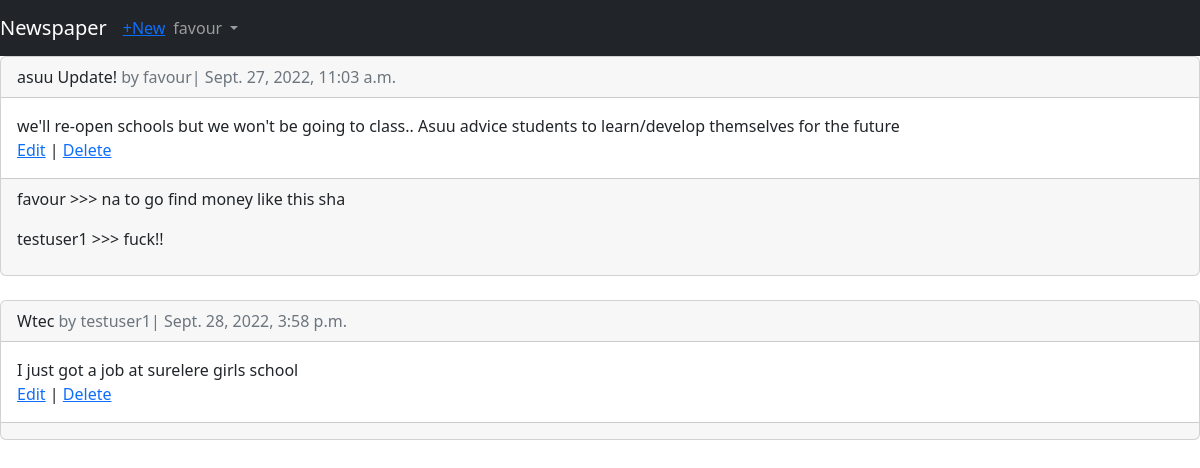
Page /articles/ (signed in) on the committed database.
### accounts/models.py (models this page shows)
class CustomUser(AbstractUser):
    age = models.PositiveBigIntegerField(null=True, blank=True)

### articles/models.py (models this page shows, shortened)
class Article(models.Model):
    title = models.CharField(max_length=225)
    body = models.TextField()
    date = models.DateTimeField(auto_now_add=True)
    author = models.ForeignKey(
        get_user_model(), on_delete=models.CASCADE
    )

class Comment(models.Model):
    article = models.ForeignKey(Article, on_delete=models.CASCADE,
        related_name='comments')
    comment = models.CharField(max_length=150)
    author = models.ForeignKey(
        get_user_model(), on_delete=models.CASCADE,
    )
    def __str__(self):
        return self.comment

### articles/views.py (the view)
# urls.py: path('', ArticleListView.as_view(), name='article_list'),
class ArticleListView(LoginRequiredMixin, ListView):
    model = Article
    template_name = 'article_list.html'

### templates/article_list.html (shortened to what this page needs)
{% extends 'base.html' %}
{% block content %}
    {% for article in object_list %}
        <div class="card">
            <div class="card-header">
                <span class="font-weight-bold">{{ article.title }}</span>
                <span class="text-muted">by {{ article.author }}| {{ article.date }}</span>
            </div>
            <div class="card-body">
                {{ article.body }}<br>
                <a href="{% url "article_edit" article.pk %}">Edit</a>  |
                <a href="{% url "article_delete" article.pk %}">Delete</a>
            </div>
            <div class="card-footer">
                {% for comment in article.comments.all %}
                    <p>
                        <span class="font-weight-bold">
                            {{ comment.author }} <span> >>></span>
                         </span>
                        {{ comment }}
                    </p>
                {% endfor %}
            </div>
        </div>
        <br>
    {% endfor %}
{% endblock content %}

### templates/base.html (shortened to what this page needs)
<!DOCTYPE html>
{% load static %}
<html lang="en">
<head>
    <link href="https://cdn.jsdelivr.net/npm/bootstrap@5.2.0/dist/css/bootstrap.min.css" rel="stylesheet">
</head>
<body>
    <nav class="navbar navbar-expand-lg navbar-dark bg-dark">
        <a class="navbar-brand" href="{% url 'home' %}">Newspaper</a>
        {% if user.is_authenticated %}
            <ul class="navbar-nav mr-auto">
                <li class="nav-item">
                    <a href="{% url 'article_create' %}">+New</a>
                </li>
            </ul>
        {% endif %}
        <div class="collapse navbar-collapse" id="navbarSupportedContent">
            {% if user.is_authenticated %}
                <ul class="navbar-nav ml-auto">
                    <li class="nav-item">
                        <a class="nav-link dropdown-toggle" href="#"id="navbarDropdown" role="button" data-toggle="dropdown"
                        aria-haspopup="true" aria-expanded="false">
                            {{ user.username }}
                        </a>
                    </li>
                </ul>
            {% else %}
                <form class="form-inline ml-auto">
                    <a href="{% url 'login' %}" class="btn btn-outline-secondary">Log In</a>
                    <a href="{% url 'signup' %}" class="btn btn-primary ml-2">Sign up</a>
                </form>
            {% endif %}
        </div>
    </nav>
    <main>
        {% block content %}
        {% endblock content %}
    </main>
</body>
</html>

### rows in the picture
CustomUser: username "favour"
Article: title "asuu Update!", author "favour", date "Sept. 27, 2022, 11:03 a.m.", body "we'll re-open schools but we won't be going to class.. Asuu advice students to learn/develop themselves for the future"
Comment: author "favour", comment "na to go find money like this sha"
Comment: author "testuser1", comment "fuck!!"
Article: title "Wtec", author "testuser1", date "Sept. 28, 2022, 3:58 p.m.", body "I just got a job at surelere girls school"
